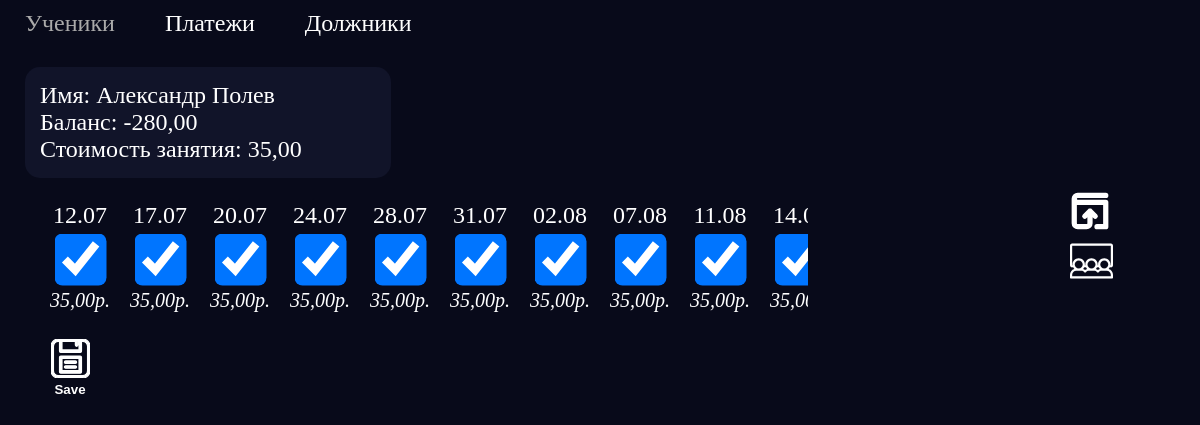
The page /2/ on the database as committed earlier.
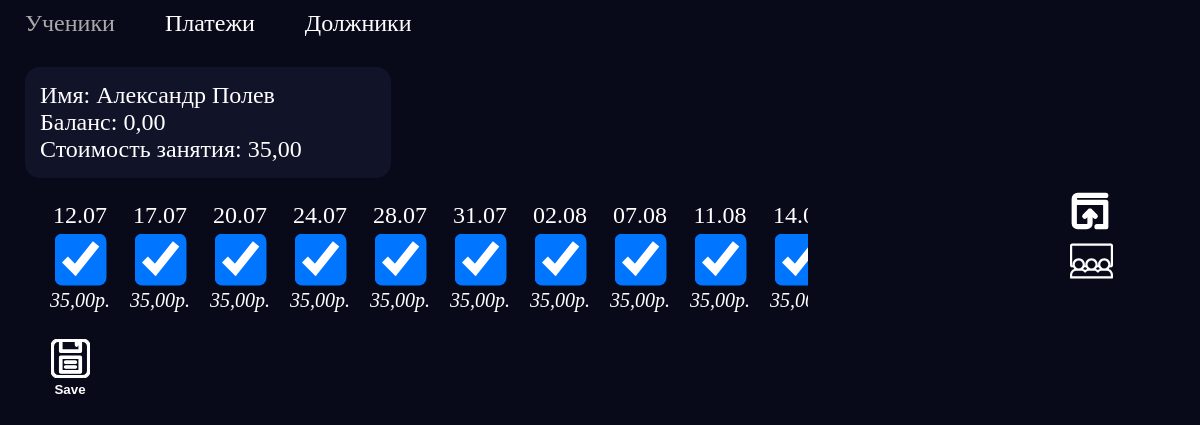
The same page on the database as committed later.
### log/models.py (models this page shows, shortened)
class Student(models.Model):
    first_name = models.CharField(max_length=30, default='', verbose_name='First name')
    last_name = models.CharField(max_length=30, default='', verbose_name='Last name')
    balance = models.DecimalField(max_digits=6, decimal_places=2, verbose_name='Balance')
    class_cost = models.DecimalField(max_digits=4, decimal_places=2, verbose_name='Class cost')
    phone = models.CharField(max_length=13)
    active = models.BooleanField(default=True)

### log/views.py (the view)
# urls.py: path('<int:pk>/', views.StudentView.as_view(), name='student'),
class StudentView(generic.DetailView):
    model = Student
    template_name = 'log/student.html'

### log/templates/log/student.html
{% extends "log/base.html" %}
{% load static %}
{% block content %}
<div class="content" data-id="{{student.id}}" >
    <div class="content-left">
            <ul class="info">
            <li>Имя: {{student.first_name}} {{ student.last_name }}</li>
            <li>Баланс: {{ student.balance }}</li>
            <li>Стоимость занятия: {{ student.class_cost }}</li>
        </ul>
        {% include "log/log.html" %}
    </div>
    <div class="content-menu">
        <ul>
            <li><button id="add_payment_button" onclick="show_payment_form()">Добавить платёж</button></li>
            <li><button id="add_lesson_button" onclick="show_lesson_form()">Добавить занятие</button></li>
        </ul>
    </div>
</div>
{% endblock %}

Rows that differ between the two databases and show on the page:
changed Student "Александр": balance "-280,00" → "0,00"
